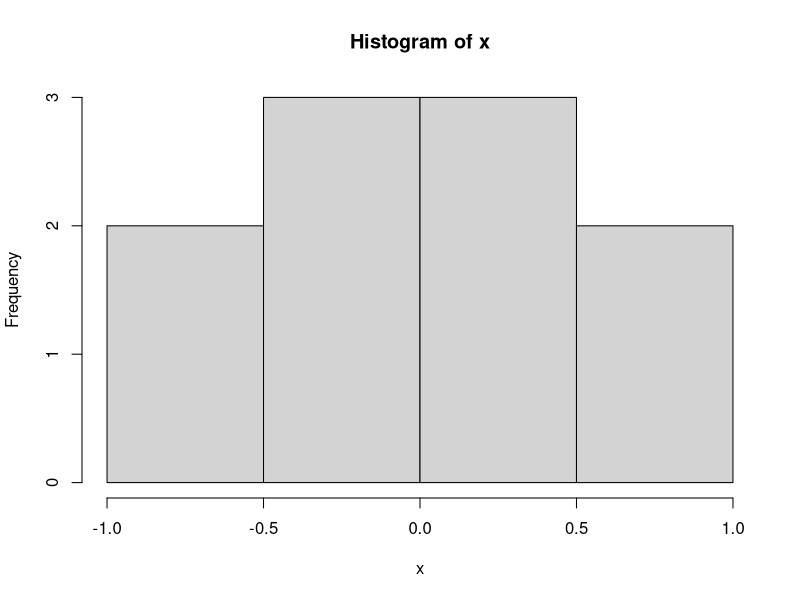

Write R code to recreate this figure.
## ---- chunk 1
knitr::opts_chunk$set(echo = TRUE)
## ---- chunk 2
x <- rnorm(10)
hist(x)
